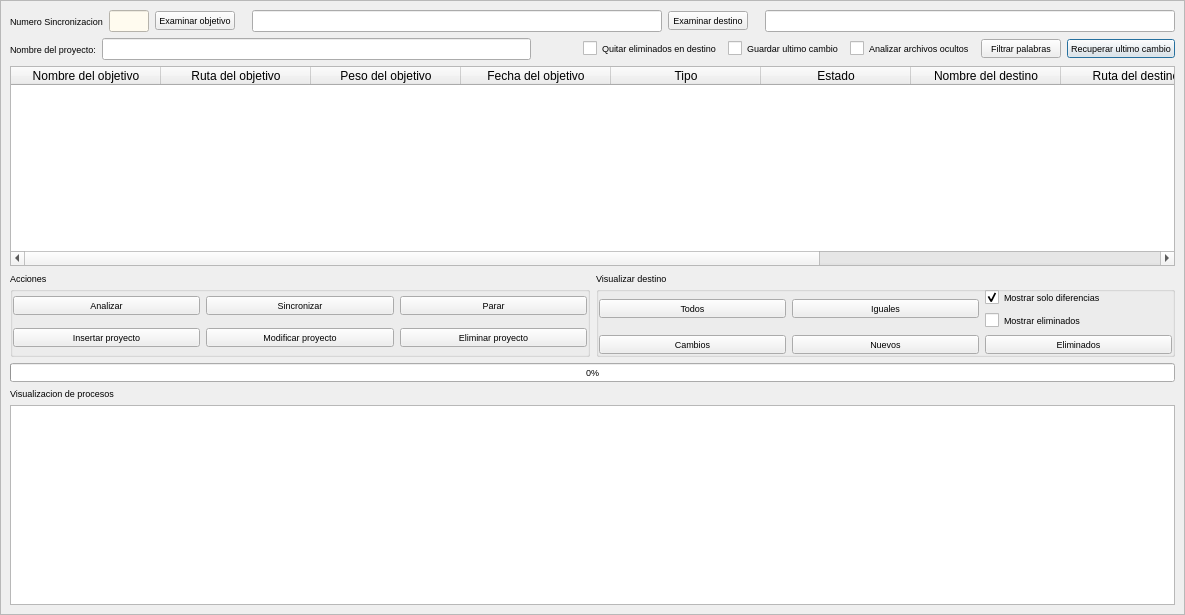
<?xml version="1.0" encoding="UTF-8"?>
<ui version="4.0">
 <class>sincrono</class>
 <widget class="QDialog" name="sincrono">
  <property name="geometry">
   <rect>
    <x>0</x>
    <y>0</y>
    <width>1185</width>
    <height>615</height>
   </rect>
  </property>
  <property name="font">
   <font>
    <pointsize>7</pointsize>
   </font>
  </property>
  <property name="windowTitle">
   <string>Sincrono v.0.1.0</string>
  </property>
  <property name="windowIcon">
   <iconset resource="recoverdrake.qrc">
    <normaloff>:/Imagenes/Sincronizar.png</normaloff>:/Imagenes/Sincronizar.png</iconset>
  </property>
  <layout class="QGridLayout" name="gridLayout">
   <property name="leftMargin">
    <number>0</number>
   </property>
   <property name="topMargin">
    <number>0</number>
   </property>
   <property name="rightMargin">
    <number>0</number>
   </property>
   <property name="bottomMargin">
    <number>0</number>
   </property>
   <property name="spacing">
    <number>0</number>
   </property>
   <item row="0" column="0">
    <widget class="QScrollArea" name="scrollArea">
     <property name="widgetResizable">
      <bool>true</bool>
     </property>
     <widget class="QWidget" name="scrollAreaWidgetContents">
      <property name="geometry">
       <rect>
        <x>0</x>
        <y>0</y>
        <width>1183</width>
        <height>613</height>
       </rect>
      </property>
      <layout class="QGridLayout" name="gridLayout_5">
       <item row="2" column="0" colspan="9">
        <widget class="QTableWidget" name="tableWidget_2">
         <property name="minimumSize">
          <size>
           <width>0</width>
           <height>150</height>
          </size>
         </property>
         <property name="toolTip">
          <string>Muestra los objetivos localizados con sus propiedades</string>
         </property>
         <property name="statusTip">
          <string>Muestra los objetivos localizados con sus propiedades</string>
         </property>
         <property name="whatsThis">
          <string>Muestra los objetivos localizados con sus propiedades</string>
         </property>
         <property name="editTriggers">
          <set>QAbstractItemView::NoEditTriggers</set>
         </property>
         <property name="alternatingRowColors">
          <bool>true</bool>
         </property>
         <property name="selectionBehavior">
          <enum>QAbstractItemView::SelectRows</enum>
         </property>
         <property name="sortingEnabled">
          <bool>true</bool>
         </property>
         <attribute name="horizontalHeaderDefaultSectionSize">
          <number>150</number>
         </attribute>
         <attribute name="horizontalHeaderMinimumSectionSize">
          <number>50</number>
         </attribute>
         <column>
          <property name="text">
           <string>Nombre del objetivo</string>
          </property>
         </column>
         <column>
          <property name="text">
           <string>Ruta del objetivo</string>
          </property>
         </column>
         <column>
          <property name="text">
           <string>Peso del objetivo</string>
          </property>
         </column>
         <column>
          <property name="text">
           <string>Fecha del objetivo</string>
          </property>
         </column>
         <column>
          <property name="text">
           <string>Tipo</string>
          </property>
         </column>
         <column>
          <property name="text">
           <string>Estado</string>
          </property>
         </column>
         <column>
          <property name="text">
           <string>Nombre del destino</string>
          </property>
         </column>
         <column>
          <property name="text">
           <string>Ruta del destino</string>
          </property>
         </column>
         <column>
          <property name="text">
           <string>Peso destino</string>
          </property>
         </column>
         <column>
          <property name="text">
           <string>Fecha destino</string>
          </property>
         </column>
        </widget>
       </item>
       <item row="4" column="0" colspan="9">
        <widget class="QProgressBar" name="progressBar">
         <property name="toolTip">
          <string>Barra de progreso</string>
         </property>
         <property name="statusTip">
          <string>Barra de progreso</string>
         </property>
         <property name="whatsThis">
          <string>Barra de progreso</string>
         </property>
         <property name="value">
          <number>0</number>
         </property>
        </widget>
       </item>
       <item row="1" column="6">
        <widget class="QCheckBox" name="checkBox_3">
         <property name="toolTip">
          <string>Analiza archivos ocultos</string>
         </property>
         <property name="statusTip">
          <string>Analiza archivos ocultos</string>
         </property>
         <property name="whatsThis">
          <string>Analiza archivos ocultos</string>
         </property>
         <property name="text">
          <string>Analizar archivos ocultos</string>
         </property>
        </widget>
       </item>
       <item row="1" column="8">
        <widget class="QPushButton" name="pushButton_15">
         <property name="toolTip">
          <string>Recuperacion por fechas de ultimos cambios.</string>
         </property>
         <property name="statusTip">
          <string>Recuperacion por fechas de ultimos cambios.</string>
         </property>
         <property name="whatsThis">
          <string>Recuperacion por fechas de ultimos cambios.</string>
         </property>
         <property name="text">
          <string>Recuperar ultimo cambio</string>
         </property>
         <property name="icon">
          <iconset resource="recoverdrake.qrc">
           <normaloff>:/Imagenes/undo.png</normaloff>:/Imagenes/undo.png</iconset>
         </property>
         <property name="iconSize">
          <size>
           <width>25</width>
           <height>25</height>
          </size>
         </property>
        </widget>
       </item>
       <item row="1" column="0">
        <layout class="QGridLayout" name="gridLayout_8">
         <item row="0" column="0">
          <widget class="QLabel" name="label_3">
           <property name="text">
            <string>Nombre del proyecto:</string>
           </property>
          </widget>
         </item>
         <item row="0" column="1">
          <widget class="QLineEdit" name="lineEdit_3">
           <property name="sizePolicy">
            <sizepolicy hsizetype="Expanding" vsizetype="Fixed">
             <horstretch>0</horstretch>
             <verstretch>0</verstretch>
            </sizepolicy>
           </property>
           <property name="minimumSize">
            <size>
             <width>200</width>
             <height>0</height>
            </size>
           </property>
          </widget>
         </item>
        </layout>
       </item>
       <item row="6" column="0" colspan="9">
        <widget class="QTextEdit" name="textEdit">
         <property name="toolTip">
          <string>Visualizador de procesos</string>
         </property>
         <property name="statusTip">
          <string>Visualizador de procesos</string>
         </property>
         <property name="whatsThis">
          <string>Visualizador de procesos</string>
         </property>
        </widget>
       </item>
       <item row="1" column="7">
        <widget class="QPushButton" name="pushButton_14">
         <property name="toolTip">
          <string>Filtrar palabras a omitir.</string>
         </property>
         <property name="statusTip">
          <string>Filtrar palabras a omitir.</string>
         </property>
         <property name="whatsThis">
          <string>Filtrar palabras a omitir.</string>
         </property>
         <property name="text">
          <string>Filtrar palabras</string>
         </property>
         <property name="icon">
          <iconset resource="recoverdrake.qrc">
           <normaloff>:/Imagenes/embudo.png</normaloff>:/Imagenes/embudo.png</iconset>
         </property>
         <property name="iconSize">
          <size>
           <width>25</width>
           <height>25</height>
          </size>
         </property>
        </widget>
       </item>
       <item row="5" column="0">
        <widget class="QLabel" name="label">
         <property name="text">
          <string>Visualizacion de procesos</string>
         </property>
        </widget>
       </item>
       <item row="0" column="0" colspan="9">
        <layout class="QGridLayout" name="gridLayout_3">
         <item row="0" column="2">
          <widget class="QPushButton" name="pushButton">
           <property name="toolTip">
            <string>Examinar el directorio fuente para sincronizacion</string>
           </property>
           <property name="statusTip">
            <string>Examinar el directorio fuente para sincronizacion</string>
           </property>
           <property name="whatsThis">
            <string>Examinar el directorio fuente para sincronizacion</string>
           </property>
           <property name="text">
            <string>Examinar objetivo</string>
           </property>
           <property name="icon">
            <iconset resource="recoverdrake.qrc">
             <normaloff>:/Imagenes/lupa.png</normaloff>:/Imagenes/lupa.png</iconset>
           </property>
           <property name="iconSize">
            <size>
             <width>25</width>
             <height>25</height>
            </size>
           </property>
          </widget>
         </item>
         <item row="0" column="4">
          <widget class="QLineEdit" name="lineEdit">
           <property name="toolTip">
            <string>Ruta de origen.</string>
           </property>
           <property name="statusTip">
            <string>Ruta de origen.</string>
           </property>
           <property name="whatsThis">
            <string>Ruta de origen.</string>
           </property>
          </widget>
         </item>
         <item row="0" column="5">
          <widget class="QPushButton" name="pushButton_3">
           <property name="toolTip">
            <string>Elegir directorio destino de sincronizacion.</string>
           </property>
           <property name="statusTip">
            <string>Elegir directorio destino de sincronizacion.</string>
           </property>
           <property name="whatsThis">
            <string>Elegir directorio destino de sincronizacion.</string>
           </property>
           <property name="text">
            <string>Examinar destino</string>
           </property>
           <property name="icon">
            <iconset resource="recoverdrake.qrc">
             <normaloff>:/Imagenes/logo_disco-duro.png</normaloff>:/Imagenes/logo_disco-duro.png</iconset>
           </property>
           <property name="iconSize">
            <size>
             <width>25</width>
             <height>25</height>
            </size>
           </property>
          </widget>
         </item>
         <item row="0" column="7">
          <widget class="QLineEdit" name="lineEdit_2">
           <property name="toolTip">
            <string>Ruta de destino.</string>
           </property>
           <property name="statusTip">
            <string>Ruta de destino.</string>
           </property>
           <property name="whatsThis">
            <string>Ruta de destino.</string>
           </property>
          </widget>
         </item>
         <item row="0" column="3">
          <widget class="QLabel" name="label_2">
           <property name="sizePolicy">
            <sizepolicy hsizetype="Minimum" vsizetype="Minimum">
             <horstretch>0</horstretch>
             <verstretch>0</verstretch>
            </sizepolicy>
           </property>
           <property name="text">
            <string/>
           </property>
          </widget>
         </item>
         <item row="0" column="6">
          <widget class="QLabel" name="label_4">
           <property name="sizePolicy">
            <sizepolicy hsizetype="Minimum" vsizetype="Minimum">
             <horstretch>0</horstretch>
             <verstretch>0</verstretch>
            </sizepolicy>
           </property>
           <property name="text">
            <string/>
           </property>
          </widget>
         </item>
         <item row="0" column="0">
          <widget class="QLabel" name="label_5">
           <property name="text">
            <string>Numero Sincronizacion</string>
           </property>
          </widget>
         </item>
         <item row="0" column="1">
          <widget class="QLineEdit" name="lineEdit_4">
           <property name="minimumSize">
            <size>
             <width>40</width>
             <height>0</height>
            </size>
           </property>
           <property name="maximumSize">
            <size>
             <width>40</width>
             <height>16777215</height>
            </size>
           </property>
           <property name="styleSheet">
            <string notr="true">color: rgb(0, 0, 255);
background-color: rgb(255, 251, 239);</string>
           </property>
           <property name="alignment">
            <set>Qt::AlignCenter</set>
           </property>
           <property name="readOnly">
            <bool>true</bool>
           </property>
          </widget>
         </item>
        </layout>
       </item>
       <item row="3" column="0" colspan="9">
        <layout class="QGridLayout" name="gridLayout_2">
         <item row="0" column="2">
          <widget class="QGroupBox" name="groupBox_2">
           <property name="title">
            <string>Visualizar destino</string>
           </property>
           <layout class="QGridLayout" name="gridLayout_10">
            <property name="leftMargin">
             <number>0</number>
            </property>
            <property name="topMargin">
             <number>0</number>
            </property>
            <property name="rightMargin">
             <number>0</number>
            </property>
            <property name="bottomMargin">
             <number>0</number>
            </property>
            <item row="0" column="0">
             <widget class="QPushButton" name="pushButton_7">
              <property name="toolTip">
               <string>Muestra todos los ficheros</string>
              </property>
              <property name="statusTip">
               <string>Muestra todos los ficheros</string>
              </property>
              <property name="whatsThis">
               <string>Muestra todos los ficheros</string>
              </property>
              <property name="text">
               <string>Todos</string>
              </property>
              <property name="icon">
               <iconset resource="recoverdrake.qrc">
                <normaloff>:/Imagenes/diskdrake_hd.png</normaloff>:/Imagenes/diskdrake_hd.png</iconset>
              </property>
              <property name="iconSize">
               <size>
                <width>25</width>
                <height>25</height>
               </size>
              </property>
             </widget>
            </item>
            <item row="0" column="1">
             <widget class="QPushButton" name="pushButton_8">
              <property name="toolTip">
               <string>Filtra por los que no han sufrido cambios</string>
              </property>
              <property name="statusTip">
               <string>Filtra por los que no han sufrido cambios</string>
              </property>
              <property name="whatsThis">
               <string>Filtra por los que no han sufrido cambios</string>
              </property>
              <property name="text">
               <string>Iguales</string>
              </property>
              <property name="icon">
               <iconset resource="recoverdrake.qrc">
                <normaloff>:/Imagenes/thumbs_up.png</normaloff>:/Imagenes/thumbs_up.png</iconset>
              </property>
              <property name="iconSize">
               <size>
                <width>25</width>
                <height>25</height>
               </size>
              </property>
             </widget>
            </item>
            <item row="0" column="2">
             <layout class="QGridLayout" name="gridLayout_4">
              <item row="0" column="0">
               <widget class="QCheckBox" name="checkBox_4">
                <property name="toolTip">
                 <string>Si esta seleccionada solo muestras los cambios</string>
                </property>
                <property name="statusTip">
                 <string>Si esta seleccionada solo muestras los cambios</string>
                </property>
                <property name="whatsThis">
                 <string>Si esta seleccionada solo muestras los cambios</string>
                </property>
                <property name="text">
                 <string>Mostrar solo diferencias</string>
                </property>
                <property name="checked">
                 <bool>true</bool>
                </property>
               </widget>
              </item>
              <item row="1" column="0">
               <widget class="QCheckBox" name="checkBox_5">
                <property name="toolTip">
                 <string>Si esta sin seleccionar no se muestran los archivos que estan en destino y que no estan en origen</string>
                </property>
                <property name="statusTip">
                 <string>Si esta sin seleccionar no se muestran los archivos que estan en destino y que no estan en origen</string>
                </property>
                <property name="whatsThis">
                 <string>Si esta sin seleccionar no se muestran los archivos que estan en destino y que no estan en origen</string>
                </property>
                <property name="text">
                 <string>Mostrar eliminados</string>
                </property>
               </widget>
              </item>
             </layout>
            </item>
            <item row="1" column="0">
             <widget class="QPushButton" name="pushButton_9">
              <property name="toolTip">
               <string>Filtra por los que han sufrido cambios</string>
              </property>
              <property name="statusTip">
               <string>Filtra por los que han sufrido cambios</string>
              </property>
              <property name="whatsThis">
               <string>Filtra por los que han sufrido cambios</string>
              </property>
              <property name="text">
               <string>Cambios</string>
              </property>
              <property name="icon">
               <iconset resource="recoverdrake.qrc">
                <normaloff>:/Imagenes/Error.png</normaloff>:/Imagenes/Error.png</iconset>
              </property>
              <property name="iconSize">
               <size>
                <width>25</width>
                <height>25</height>
               </size>
              </property>
             </widget>
            </item>
            <item row="1" column="1">
             <widget class="QPushButton" name="pushButton_2">
              <property name="toolTip">
               <string>Filtra por los archivos nuevos</string>
              </property>
              <property name="statusTip">
               <string>Filtra por los archivos nuevos</string>
              </property>
              <property name="whatsThis">
               <string>Filtra por los archivos nuevos</string>
              </property>
              <property name="text">
               <string>Nuevos</string>
              </property>
              <property name="icon">
               <iconset resource="recoverdrake.qrc">
                <normaloff>:/Imagenes/help.png</normaloff>:/Imagenes/help.png</iconset>
              </property>
              <property name="iconSize">
               <size>
                <width>25</width>
                <height>25</height>
               </size>
              </property>
             </widget>
            </item>
            <item row="1" column="2">
             <widget class="QPushButton" name="pushButton_13">
              <property name="toolTip">
               <string>Filtra por los ficheros eliminados o no encontrados en el directorio fuente</string>
              </property>
              <property name="statusTip">
               <string>Filtra por los ficheros eliminados o no encontrados en el directorio fuente</string>
              </property>
              <property name="whatsThis">
               <string>Filtra por los ficheros eliminados o no encontrados en el directorio fuente</string>
              </property>
              <property name="text">
               <string>Eliminados</string>
              </property>
              <property name="icon">
               <iconset resource="recoverdrake.qrc">
                <normaloff>:/Imagenes/bad.png</normaloff>:/Imagenes/bad.png</iconset>
              </property>
              <property name="iconSize">
               <size>
                <width>25</width>
                <height>25</height>
               </size>
              </property>
             </widget>
            </item>
           </layout>
          </widget>
         </item>
         <item row="0" column="1">
          <widget class="QGroupBox" name="groupBox">
           <property name="title">
            <string>Acciones</string>
           </property>
           <layout class="QGridLayout" name="gridLayout_9">
            <property name="leftMargin">
             <number>0</number>
            </property>
            <property name="topMargin">
             <number>0</number>
            </property>
            <property name="rightMargin">
             <number>0</number>
            </property>
            <property name="bottomMargin">
             <number>0</number>
            </property>
            <item row="2" column="0" colspan="2">
             <layout class="QGridLayout" name="gridLayout_6">
              <item row="3" column="1">
               <widget class="QPushButton" name="pushButton_11">
                <property name="toolTip">
                 <string>Insertar proyecto a la base de datos de sincronizaciones</string>
                </property>
                <property name="statusTip">
                 <string>Insertar proyecto a la base de datos de sincronizaciones</string>
                </property>
                <property name="whatsThis">
                 <string>Insertar proyecto a la base de datos de sincronizaciones</string>
                </property>
                <property name="text">
                 <string>Insertar proyecto</string>
                </property>
                <property name="icon">
                 <iconset resource="recoverdrake.qrc">
                  <normaloff>:/Imagenes/good.png</normaloff>:/Imagenes/good.png</iconset>
                </property>
                <property name="iconSize">
                 <size>
                  <width>25</width>
                  <height>25</height>
                 </size>
                </property>
               </widget>
              </item>
              <item row="3" column="2">
               <widget class="QPushButton" name="pushButton_10">
                <property name="toolTip">
                 <string>Modificar proyecto a la base de datos de sincronizaciones</string>
                </property>
                <property name="statusTip">
                 <string>Modificar proyecto a la base de datos de sincronizaciones</string>
                </property>
                <property name="whatsThis">
                 <string>Modificar proyecto a la base de datos de sincronizaciones</string>
                </property>
                <property name="text">
                 <string>Modificar proyecto</string>
                </property>
                <property name="icon">
                 <iconset resource="recoverdrake.qrc">
                  <normaloff>:/Imagenes/borrar.png</normaloff>:/Imagenes/borrar.png</iconset>
                </property>
                <property name="iconSize">
                 <size>
                  <width>25</width>
                  <height>25</height>
                 </size>
                </property>
               </widget>
              </item>
              <item row="3" column="4">
               <widget class="QPushButton" name="pushButton_12">
                <property name="toolTip">
                 <string>Eliminar proyecto a la base de datos de sincronizaciones</string>
                </property>
                <property name="statusTip">
                 <string>Eliminar proyecto a la base de datos de sincronizaciones</string>
                </property>
                <property name="whatsThis">
                 <string>Eliminar proyecto a la base de datos de sincronizaciones</string>
                </property>
                <property name="text">
                 <string>Eliminar proyecto</string>
                </property>
                <property name="icon">
                 <iconset resource="recoverdrake.qrc">
                  <normaloff>:/Imagenes/bad.png</normaloff>:/Imagenes/bad.png</iconset>
                </property>
                <property name="iconSize">
                 <size>
                  <width>25</width>
                  <height>25</height>
                 </size>
                </property>
               </widget>
              </item>
             </layout>
            </item>
            <item row="0" column="0" colspan="2">
             <layout class="QGridLayout" name="gridLayout_7">
              <item row="0" column="0">
               <widget class="QPushButton" name="pushButton_4">
                <property name="toolTip">
                 <string>Analizar el directorio fuente en busca de cambios</string>
                </property>
                <property name="statusTip">
                 <string>Analizar el directorio fuente en busca de cambios</string>
                </property>
                <property name="whatsThis">
                 <string>Analizar el directorio fuente en busca de cambios</string>
                </property>
                <property name="text">
                 <string>Analizar</string>
                </property>
                <property name="icon">
                 <iconset resource="recoverdrake.qrc">
                  <normaloff>:/Imagenes/lupaO.png</normaloff>:/Imagenes/lupaO.png</iconset>
                </property>
                <property name="iconSize">
                 <size>
                  <width>25</width>
                  <height>25</height>
                 </size>
                </property>
               </widget>
              </item>
              <item row="0" column="1">
               <widget class="QPushButton" name="pushButton_5">
                <property name="toolTip">
                 <string>Sincronizar los cambios localizados</string>
                </property>
                <property name="statusTip">
                 <string>Sincronizar los cambios localizados</string>
                </property>
                <property name="whatsThis">
                 <string>Sincronizar los cambios localizados</string>
                </property>
                <property name="text">
                 <string>Sincronizar</string>
                </property>
                <property name="icon">
                 <iconset resource="recoverdrake.qrc">
                  <normaloff>:/Imagenes/sustituir.png</normaloff>:/Imagenes/sustituir.png</iconset>
                </property>
                <property name="iconSize">
                 <size>
                  <width>25</width>
                  <height>25</height>
                 </size>
                </property>
               </widget>
              </item>
              <item row="0" column="2">
               <widget class="QPushButton" name="pushButton_6">
                <property name="toolTip">
                 <string>Parar los procesos en ejecucion</string>
                </property>
                <property name="statusTip">
                 <string>Parar los procesos en ejecucion</string>
                </property>
                <property name="whatsThis">
                 <string>Parar los procesos en ejecucion</string>
                </property>
                <property name="text">
                 <string>Parar</string>
                </property>
                <property name="icon">
                 <iconset resource="recoverdrake.qrc">
                  <normaloff>:/Imagenes/stop.png</normaloff>:/Imagenes/stop.png</iconset>
                </property>
                <property name="iconSize">
                 <size>
                  <width>25</width>
                  <height>25</height>
                 </size>
                </property>
               </widget>
              </item>
             </layout>
            </item>
           </layout>
          </widget>
         </item>
        </layout>
       </item>
       <item row="1" column="4">
        <widget class="QCheckBox" name="checkBox">
         <property name="toolTip">
          <string>Eliminar en la sincronizacion los archivos no localizados en el directorio fuente</string>
         </property>
         <property name="statusTip">
          <string>Eliminar en la sincronizacion los archivos no localizados en el directorio fuente</string>
         </property>
         <property name="whatsThis">
          <string>Eliminar en la sincronizacion los archivos no localizados en el directorio fuente</string>
         </property>
         <property name="text">
          <string>Quitar eliminados en destino</string>
         </property>
        </widget>
       </item>
       <item row="1" column="5">
        <widget class="QCheckBox" name="checkBox_2">
         <property name="toolTip">
          <string>Guarda de forma oculta la ultima modificacion para poder recuperarla en caso necesario</string>
         </property>
         <property name="statusTip">
          <string>Guarda de forma oculta la ultima modificacion para poder recuperarla en caso necesario</string>
         </property>
         <property name="whatsThis">
          <string>Guarda de forma oculta la ultima modificacion para poder recuperarla en caso necesario</string>
         </property>
         <property name="text">
          <string>Guardar ultimo cambio</string>
         </property>
        </widget>
       </item>
       <item row="1" column="1" colspan="3">
        <spacer name="horizontalSpacer">
         <property name="orientation">
          <enum>Qt::Horizontal</enum>
         </property>
         <property name="sizeHint" stdset="0">
          <size>
           <width>40</width>
           <height>20</height>
          </size>
         </property>
        </spacer>
       </item>
      </layout>
     </widget>
    </widget>
   </item>
  </layout>
 </widget>
 <resources>
  <include location="recoverdrake.qrc"/>
 </resources>
 <connections/>
</ui>
